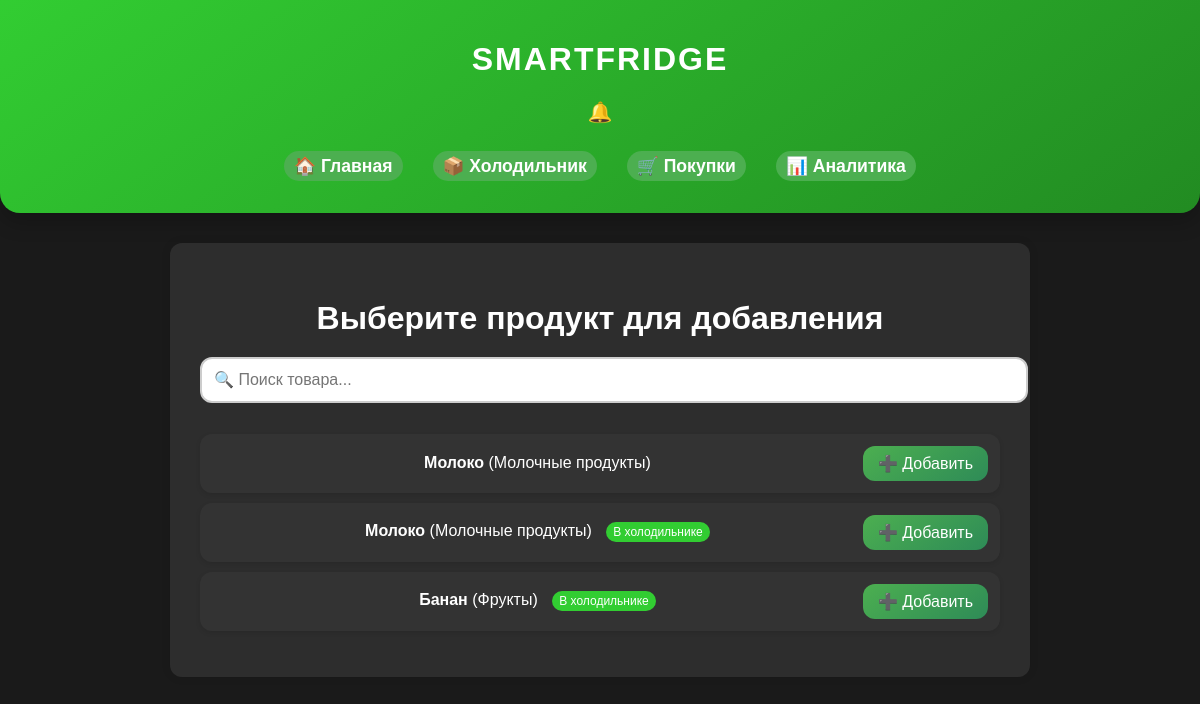
Screenshot of /products (signed in) with the database file from the repository.
### app/models.py (models this page shows, shortened)
class Product(db.Model):
    id: Mapped[int] = mapped_column(sa.Integer, primary_key=True, autoincrement=True)
    name: Mapped[str] = mapped_column(sa.String(100), nullable=False)
    product_type: Mapped[str] = mapped_column(sa.String(50), nullable=False)
    quantity: Mapped[float] = mapped_column(sa.Float, nullable=False)
    unit: Mapped[str] = mapped_column(sa.String(20), nullable=False)  # кг, шт, л и т. д.
    nutrition_info: Mapped[str] = mapped_column(sa.Text, nullable=True)
    allergens: Mapped[bool] = mapped_column(sa.Boolean, default=False)

### app/routes.py (the view)
@app.route('/products')
@login_required
def find_product():
    products = Product.query.all()
    fridge_items = {item.product_id for item in Fridge.query.filter_by(user_id=current_user.id).all()}  # ID продуктов в холодильнике
    return render_template('find_product.html', products=products, fridge_items=fridge_items)

### app/models.py (called while the page is built)
@login.user_loader
def load_user(id):
  return db.session.get(User, int(id))

### app/templates/find_product.html (shortened to what this page needs)
{% extends "base.html" %}
{% block content %}
    <h2>Выберите продукт для добавления</h2>
    <input type="text" id="search-box" placeholder="🔍 Поиск товара..." class="search-input">
    <ul class="product-list">
        {% for product in products %}
            <li data-product-id="{{ product.id }}" class="product-item">
                <div class="product-info">
                    <strong class="product-name">{{ product.name }}</strong> ({{ product.product_type }})
                    {% if product.id in fridge_items %}
                        <span class="in-fridge-badge">В холодильнике</span>
                    {% endif %}
                </div>
                <button class="add-btn">➕ Добавить</button>
            </li>
        {% endfor %}
    </ul>
{% endblock %}

### app/static/css/styles.css (style rules this page uses)
:root { --primary-color: #4CAF50; --accent-color: #FFD700; --background-color: #1a1a1a; --highlight-color: #32CD32; --border-radius: 12px; --shadow-color: rgba(0, 0, 0, 0.1); --transition-time: 0.3s; --modal-background: rgba(0, 0, 0, 0.7); --button-color: #4CAF50; --button-hover-color: #45a049; }
body { font-family: 'Arial', sans-serif; background-color: var(--background-color); color: white; margin: 0; padding: 0; text-align: center; }
h2 { color: white; font-size: 2rem; margin-bottom: 20px; }
button { padding: 12px 25px; background: linear-gradient(145deg, #4CAF50, #2E8B57); border: none; border-radius: 30px; color: white; font-size: 16px; cursor: pointer; transition: transform 0.3s ease, background 0.3s ease; }
.product-info { flex-grow: 1; }
.product-list { list-style: none; padding: 0; }
.product-list li { display: flex; justify-content: space-between; align-items: center; padding: 12px; background: #333; border-radius: var(--border-radius); box-shadow: 0 2px 5px var(--shadow-color); margin-bottom: 10px; transition: background-color var(--transition-time); }
.add-btn { background-color: var(--highlight-color); color: white; padding: 8px 15px; border: none; border-radius: var(--border-radius); cursor: pointer; transition: background-color var(--transition-time); }
.in-fridge-badge { display: inline-block; padding: 3px 7px; margin-left: 10px; background-color: var(--highlight-color); color: white; font-size: 12px; border-radius: var(--border-radius); }
#search-box { width: 100%; padding: 12px; margin-bottom: 15px; border: 2px solid #ccc; border-radius: var(--border-radius); font-size: 16px; transition: border-color var(--transition-time); }

### rows the page displays
Product: name "Молоко", product_type "Молочные продукты"
Product: name "Молоко", product_type "Молочные продукты", shows "В холодильнике"
Product: name "Банан", product_type "Фрукты", shows "В холодильнике"
